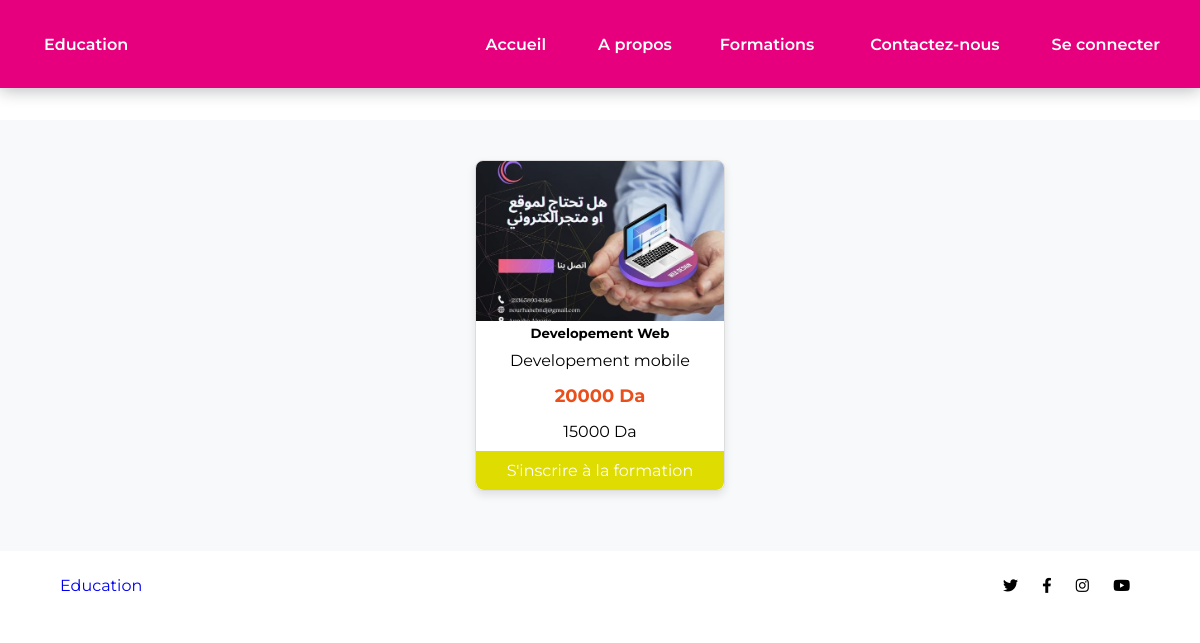
The app's page /espace_utilisateur/formations_categories.php?Id_categorie=6 with its own data.
### tables this page shows
CREATE TABLE `formations` (
  `Id_formations` int(11) NOT NULL,
  `Id_categorie` varchar(100) NOT NULL,
  `nom_formation` varchar(191) NOT NULL,
  `description` mediumtext NOT NULL,
  `Prix` int(11) NOT NULL,
  `Prix_Promotion` int(11) NOT NULL,
  `images` varchar(191) NOT NULL,
  `date_creation` timestamp NOT NULL DEFAULT current_timestamp()
);

### espace_utilisateur/formations_categories.php (the view, shortened to what this page needs)
<?php
require_once $_SERVER['DOCUMENT_ROOT'] . '/espace admin/php/Connexion_bdd.php';
$Id_categorie = isset($_GET['Id_categorie']) ? intval($_GET['Id_categorie']) : 0;
$queryFormations = "SELECT f.Id_formations, f.images, f.nom_formation, c.nomcategorie, f.description, f.Prix, f.Prix_Promotion
                     FROM formations f
                     JOIN catégories c ON f.Id_categorie = c.Id_categorie
                     WHERE f.Id_categorie = ?";
$stmt = $con->prepare($queryFormations);
$stmt->bind_param('i', $Id_categorie);
$stmt->execute();
$resultFormations = $stmt->get_result();
$formations = [];
if ($resultFormations) {
    while ($row = mysqli_fetch_assoc($resultFormations)) {
        $formations[] = $row;
    }
} else {
    error_log('Erreur lors de la récupération des formations: ' . mysqli_error($con));
}
?>
<!DOCTYPE html>
<html lang="en">
<head>
    <link rel="stylesheet" href="https://cdnjs.cloudflare.com/ajax/libs/font-awesome/6.1.1/css/all.min.css">
    <link rel="stylesheet" href="https://cdnjs.cloudflare.com/ajax/libs/boxicons/2.0.7/css/boxicons.min.css">
    <link href="https://cdn.jsdelivr.net/npm/remixicon@3.2.0/fonts/remixicon.css" rel="stylesheet">
    <link rel="stylesheet" href="style.css">
</head>
<body>
    <header class="header">
        <nav class="nav container">
            <div class="nav__data">
                <a href="#" class="nav__logo">
                    <i class="ri-book-line"></i>Education
                </a>
            </div>
            <div class="nav__menu" id="nav-menu">
                <ul class="nav__list">
                    <li><a href="home.php" class="nav__link"><i class="ri-home-line"></i> Accueil</a></li>
                    <li><a href="A_propos.php" class="nav__link"><i class="ri-information-line"></i> A propos</a></li>
                    <li class="dropdown__item">
                        <a href="formations.php" class="nav__link">
                            Formations <i class="ri-arrow-down-s-line dropdown__arrow"></i>
                        </a>
                    </li>
                    <li><a href="contact.php" class="nav__link"><i class="ri-contacts-line"></i> Contactez-nous</a>
                    </li>
                    <li><a href="se_connecter.php" class="nav__link"><i class="ri-user-2-line"></i> Se connecter</a>
                    </li>
                </ul>
            </div>
        </nav>
    </header>
    <section class="formations">
        <?php foreach ($formations as $formation): ?>
        <div class="card-formation">
            <img src="../espace admin/uploads/<?php echo htmlspecialchars($formation['images']); ?>"
                alt="<?php echo htmlspecialchars($formation['nom_formation']); ?>">
            <h5><?php echo htmlspecialchars($formation['nom_formation']); ?></h5>
            <p><?php echo htmlspecialchars($formation['nomcategorie']); ?></p>
            <?php if (!empty($formation['Prix_Promotion'])): ?>
            <h6><?php echo htmlspecialchars($formation['Prix']); ?> Da</h6>
            <p><?php echo htmlspecialchars($formation['Prix_Promotion']); ?> Da</p>
            <?php else: ?>
            <p><?php echo htmlspecialchars($formation['Prix']); ?> Da</p>
            <?php endif; ?>
            <a href="formation_detail.php?id=<?php echo htmlspecialchars($formation['Id_formations']); ?>"
                class="buy-button">S'inscrire à la formation</a>
        </div>
        <?php endforeach; ?>
    </section>
</body>
<footer>
    <div class="footer-content">
        <div class="footer-logo">
            <a href="#" class="logo">
                <i class="ri-book-line"></i>Education
            </a>
        </div>
        <div class="social-links">
            <a href="https://twitter.com" class="social-icon"><i class="fab fa-twitter"></i></a>
            <a href="https://facebook.com" class="social-icon"><i class="fab fa-facebook-f"></i></a>
            <a href="https://instagram.com" class="social-icon"><i class="fab fa-instagram"></i></a>
            <a href="https://youtube.com" class="social-icon"><i class="fab fa-youtube"></i></a>
        </div>
    </div>
</footer>
</html>

### espace_utilisateur/style.css (style rules this page uses)
:root { --header-height: 3.5rem; --black-color:#E6007E; --black-color-light: #E6007E; --black-color-lighten: #E6007E; --white-color: #fff; --body-color: hsl(220, 100%, 97%); --body-font: "Montserrat", sans-serif; --normal-font-size: .938rem; --font-regular: 400; --font-semi-bold: 600; --z-tooltip: 10; --z-fixed: 100; }
@media screen and (min-width: 1024px) { :root { --normal-font-size: 1rem; } }
* { box-sizing: border-box; padding: 0; margin: 0; }
body { font-family: var(--body-font); font-size: var(--normal-font-size); background-color:#ffffff; height: 100%; width: 100%; margin: 0; padding: 0; overflow-x: hidden; }
ul { list-style: none; }
a { text-decoration: none; }
.container { max-width: 1120px; margin-inline: 1.5rem; }
.header { position: fixed; top: 0; left: 0; width: 100%; background-color: var(--black-color); box-shadow: 0 2px 16px hsla(220, 32%, 8%, .3); z-index: var(--z-fixed); }
.nav { height: var(--header-height); }
.nav__logo, .nav__burger, .nav__close { color: var(--white-color); }
.nav__data { height: 100%; display: flex; justify-content: space-between; align-items: center; }
.nav__logo { display: inline-flex; align-items: center; column-gap: .25rem; font-weight: var(--font-semi-bold); }
.nav__link { color: var(--white-color); background-color: var(--black-color); font-weight: var(--font-semi-bold); padding: 1.25rem 1.5rem; display: flex; justify-content: space-between; align-items: center; transition: background-color .3s; }
.dropdown__item { cursor: pointer; }
@media screen and (min-width: 1118px) { .container { margin-inline: auto; } }
@media screen and (min-width: 1118px) { .nav { height: calc(var(--header-height) + 2rem); display: flex; justify-content: space-between; } }
@media screen and (min-width: 1118px) { .nav__list { height: 100%; display: flex; column-gap: 3rem; } }
@media screen and (min-width: 1118px) { .nav__link { height: 100%; padding: 0; justify-content: initial; column-gap: .25rem; } }
@media screen and (min-width: 1118px) { .dropdown__item, .dropdown__subitem { position: relative; } }
section { padding: 100px 14% 10px; background-color: #ffffff; margin-bottom: 5px; }
.social-icon { margin: 0 10px; color: #E6007E; font-size: 24px; }
footer { background-color: #ffffff; color: rgb(0, 0, 0); padding: 20px 0; display: flex; justify-content: space-between; align-items: center; font-size: 16px; }
.footer-content { width: 90%; margin: 0 auto; display: flex; justify-content: space-between; align-items: center; }
.social-links a { color: rgb(0, 0, 0); margin-left: 10px; font-size: 15px; }
.buy-button { color: white; padding: 10px 20px; text-align: center; text-decoration: none; display: inline-block; font-size: 16px; cursor: pointer; border-radius: 5px; border: none; transition: background-color 0.3s, box-shadow 0.3s; }
.formations { margin-top: 10%; display: flex; flex-wrap: wrap; justify-content: space-around; padding: 40px; background-color: #f8f9fa; }
.card-formation { width: 250px; background-color: #ffffff; border: 1px solid #ddd; border-radius: 8px; margin-bottom: 20px; box-shadow: 0 4px 8px rgba(0, 0, 0, 0.1); text-align: center; overflow: hidden; transition: transform 0.3s ease; }
.card-formation img { width: 100%; height: 160px; object-fit: cover; }
.card-formation p { color: #000000; font-size: 16px; padding: 10px 15px; margin: 0; }
.card-formation h6 { color: #E94E1B; font-size: 18px; margin: 5px 0; }
.buy-button { background-color: #DEDC00; color: white; border: none; padding: 10px 20px; cursor: pointer; width: 100%; border-radius: 0 0 8px 8px; font-size: 16px; transition: background-color 0.3s, transform 0.3s; }

### records on screen
formations: images (picture), nom_formation "Developement Web", Id_categorie.nomcategorie "Developement mobile", Prix "20000", Prix_Promotion "15000"
